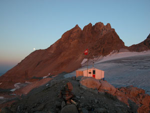
#> input picture Exercise Session 3/images/mountain.png, 150 x 113 px
$ jupyter execute edge_detection_delineation.ipynb   (shell and % lines are left out)   (older library calls are emulated)
#> lines starting #> are read from the running program, lines starting #| are printed output that depends on the picture; after the words box and inside, x2 and y2 are one past the last pixel; in counts of white or black regions, pixels touching at a corner belong together
# Exercise Session 3: Edge Detection and Delineation

## Introduction

In Google earth we can visualize 3D reconstructions of mountain
chains. An important feature to identify a mountain chain is its ridge (or edge) in the
image. Human vision is very good at detecting such structures but doing it automatically
using computer vision algorithms is not trivial. Here we will try to delineate the ridge of
a mountain as given in Fig. 1 using Dijkstra’s algorithm. Use 'mountain.png' inside folder images as input.

<figure>


    <figcaption>Figure 1: (a) Input image. Start and end positions of the ridge are displayed on
the image. Pixel values for these positions are provided in the code. (b) Detected
ridge. Ridge is detected between the start and end points using Dijkstra’s algorithm
and overlayed on the image.</figcaption>
</figure>

[cell 1]

import numpy as np
import matplotlib.pyplot as plt
import cv2

plt.rcParams['figure.figsize'] = (15, 15)
plt.rcParams['image.cmap'] = 'gray'

## Computing gradients

We will first detect the edges in the image by simply computing the gradient image.
This will then be used in the next exercise session for ridge delineation.
* First read 'mountain.png' image and convert it to grayscale.
* Smooth the images using a Gaussian
filter of size $7 \times 7$. Choose suitable $\sigma$. What is the trade-off of using bigger $\sigma$?
* Compute the gradients in x- and y-directions using Sobel mask.
* Compute a gradient-magnitude image.
* Threshold gradient image to find the most pronounced edges and store as ```th_grad_img```. Output should look like the figure below. To obtain the below image, you need to replace the pronounced edge pixels with their magnitude in the thresholded image. The colormap used for visualization is 'jet' (```plt.imshow(th_grad_img,cmap='jet')```)

[cell 2]
# Load image
mountain = cv2.imread('images/mountain.png', 0)
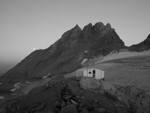
#> mountain: shape (113, 150); min 1, max 224, mean 98.9

# Filter image
blurred_mountain = cv2.GaussianBlur(mountain, ksize=(7,7), sigmaX=1)
blurred_mountain = np.float32(blurred_mountain)

# Gradients using Sobel
sobel_x = cv2.Sobel(blurred_mountain,cv2.CV_64F,1,0,ksize=3)
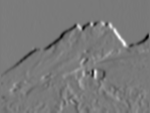
#> sobel_x: shape (113, 150) float64; min -292, max 317, mean -1; drawn with min black and max white
sobel_y = cv2.Sobel(blurred_mountain,cv2.CV_64F,0,1,ksize=3)
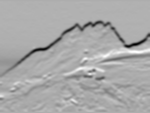
#> sobel_y: shape (113, 150) float64; min -365, max 172, mean -8.5; drawn with min black and max white

# Gradient magnitude
magnitude = np.sqrt(np.power(sobel_x, 2) + np.power(sobel_y, 2))
plt.figure(1)
plt.imshow(magnitude, cmap='jet')

mountain_grad = magnitude > 150
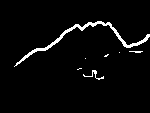
#> mountain_grad: shape (113, 150) bool; 3.5% white in thin lines or dots, all inside (x1, y1, x2, y2) = (14, 21, 150, 80)
threshold_mountain = mountain_grad * magnitude
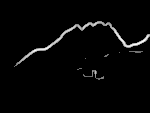
#> threshold_mountain: shape (113, 150) float64; min 0, max 368.8, mean 8.4; drawn with min black and max white
plt.figure(2)
plt.imshow(threshold_mountain, cmap='jet')

## Delineating ridges

Given the thresholded gradient image computed in the previous exercise, we will now
delineate the ridge of a mountain using Dijkstra’s shortest path algorithm. Roughly
speaking, starting from an initial node, this algorithm looks around the neighboring
pixels and chooses the pixel with the shortest distance to the current pixel as the next
element of the path. Particularly, in this example, we will find the shortest paths from a
starting pixel to all the other pixels in the image. </br>
The distance of a pixel to a neighboring one can be defined by a cost value for the edge
connecting these two pixels. For this particular problem, we will define the cost of the
edge to pixel (i, j) from any of its 4-neighbors as ```cost(i,j) = C - thresholdedGrad(i, j)```,
where C is a constant and thresholdedGrad(i,j) is the value of the thresholded
gradient image at pixel (i, j). With such definition of cost, the algorithm will assign
low cost values to high gradient regions, which are typically the regions in the image
that belong to the ridges of the mountain, and therefore will choose pixels belonging
to mountain ridges as the next element in the shortest path. In the end, this would
effectively delineate the ridge of the mountain.
In particular, the steps of the algorithm can be summarized as follows:
1. Assign to every pixel a distance value: zero for the initial pixel and infinity for all
other pixels.
2. Set the initial pixel as current and mark it visited. All the other pixels are initially
unvisited. Create a set of all the visited pixels called the visited set (e.g., a binary
matrix of 1’s for visited pixels and 0’s for unvisited pixels).
3. For the current pixel, consider all of its unvisited neighbors and calculate their
distances. Use the edge cost defined above to measure the distance between a
pixel and its neighboring one. Compare the newly calculated tentative distance to
the current assigned value and assign the smaller one. For example, if the current
pixel is marked with a distance of 15, and the edge connecting it with a neighbor has value 2, then the distance between them will be 15 + 2 = 17. If the neighbor
was previously marked with a distance greater than 17 then change it to 17 and
update the previous pixel position. Otherwise, keep the current value.
4. When we are done considering all of the neighbors of the current pixel, mark the
current node as visited. A visited pixel will never be checked again.
5. Select the unvisited pixel that is marked with the smallest distance, set it as the
new "current pixel", and go back to step 3.
The algorithm will terminate when all the pixels in the image are visited.

### Computing the shortest path

* Fill in the function
dijkstra to implement the above algorithm. The input to the function should be
respectively, the thresholded gradient image, the constant C, and starting position of
the ridge. The algorithm should return a distance matrix that encodes the shortest
path from the starting point to each pixel in the image and a matrix that stores for
each pixel the position of the previous pixel that lies on the shortest path to the
starting point.

[cell 3]
def dijkstra(thresholded_grad, C, ridge_start_row, ridge_start_col):

    rows = thresholded_grad.shape[0]
    cols = thresholded_grad.shape[1]
    edge_costs = C - thresholded_grad

    # 1. Initialize every pixel's distance value
    distance_matrix = np.full((rows, cols), np.inf)
    distance_matrix[ridge_start_row, ridge_start_col] = 0

    # 2. Keep track of visited-so-far and previous pixel
    visited = np.zeros((rows,cols))
    previous = np.zeros((rows, cols, 2))

    while (np.any(visited == 0)):

        # looking for the unvisited pixel with shortest
        #      distance (set distance for visited pixels to infinity)
        curr_distance = distance_matrix.copy()
        curr_distance[visited == 1] = np.inf
        running_min_distance = np.min(curr_distance)

        # find index of the minimum distance in the distance matrix and unravel the coordinates
        cur_position = np.argmin(curr_distance, axis=None)
        cur_row, cur_col = np.unravel_index(cur_position, curr_distance.shape)
        visited[cur_row, cur_col] = 1

        # update left neighboring pixel
        if (cur_row > 0 and (visited[cur_row - 1, cur_col] == 0)
            and (distance_matrix[cur_row - 1, cur_col] > running_min_distance + edge_costs[cur_row - 1, cur_col])):
            previous[cur_row - 1, cur_col, 0] = cur_row
            previous[cur_row - 1, cur_col, 1] = cur_col
            distance_matrix[cur_row - 1, cur_col] = running_min_distance + edge_costs[cur_row - 1, cur_col]

        # update right neighboring pixel
        if (cur_row < rows - 1 and (visited[cur_row + 1, cur_col] == 0)
            and (distance_matrix[cur_row + 1, cur_col] > running_min_distance + edge_costs[cur_row + 1, cur_col])):
            previous[cur_row + 1, cur_col, 0] = cur_row
            previous[cur_row + 1, cur_col, 1] = cur_col
            distance_matrix[cur_row + 1, cur_col] = running_min_distance + edge_costs[cur_row + 1, cur_col]

        # update top neighboring pixel
        if (cur_col > 0 and (visited[cur_row, cur_col - 1] == 0)
            and (distance_matrix[cur_row, cur_col - 1] > running_min_distance + edge_costs[cur_row, cur_col - 1])):
            previous[cur_row, cur_col - 1, 0] = cur_row
            previous[cur_row, cur_col - 1, 1] = cur_col
            distance_matrix[cur_row, cur_col - 1] = running_min_distance + edge_costs[cur_row, cur_col - 1]

        # update bottom neighboring pixel
        if (cur_col < cols - 1 and (visited[cur_row, cur_col + 1] == 0)
            and (distance_matrix[cur_row, cur_col + 1] > running_min_distance + edge_costs[cur_row, cur_col + 1])):
            previous[cur_row, cur_col + 1, 0] = cur_row
            previous[cur_row, cur_col + 1, 1] = cur_col
            distance_matrix[cur_row, cur_col + 1] = running_min_distance + edge_costs[cur_row, cur_col + 1]

    return distance_matrix, previous

* Run Dijkstra’s shortest path algorithm on the thresholded gradient image that you computed in the previous question and visualize the distance matrix.

[cell 4]
ridge_start_row = 67;
ridge_start_col = 15;
C = np.max(threshold_mountain)
#> C = 368.8

[cell 5]
dist_matrix, prev_pxl = dijkstra(threshold_mountain, C, ridge_start_row, ridge_start_col)
#> in dijkstra, `edge_costs = C - thresholded_grad`:
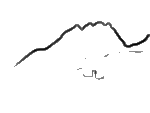
#> edge_costs: shape (113, 150) float64; min 0, max 368.8, mean 360.4; drawn with min black and max white
#> the loop in dijkstra, `while (np.any(visited == 0)):` made 16950 passes
#> (running_min_distance, cur_position, cur_row, cur_col) on passes 2 to 4: (368.8, 9915, 66, 15), (368.8, 10064, 67, 14), (368.8, 10066, 67, 16)
#> after the loop in dijkstra, `while (np.any(visited == 0)):`: curr_distance: shape (113, 150) float64; 99.99% of the values are NaN or infinite; the others: min 44505.6, max 44505.6, mean 44505.6
#> after the loop in dijkstra, `while (np.any(visited == 0)):`:
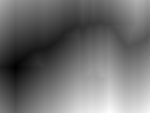
#> distance_matrix: shape (113, 150) float64; min 0, max 44505.6, mean 19310.9; drawn with min black and max white
#> after the loop in dijkstra, `while (np.any(visited == 0)):`: visited: shape (113, 150) float64; every value is 1
fig, ax = plt.subplots()
img1 = ax.imshow(dist_matrix, cmap='jet')
fig.colorbar(img1, ax=ax)
ax.set_aspect('auto')
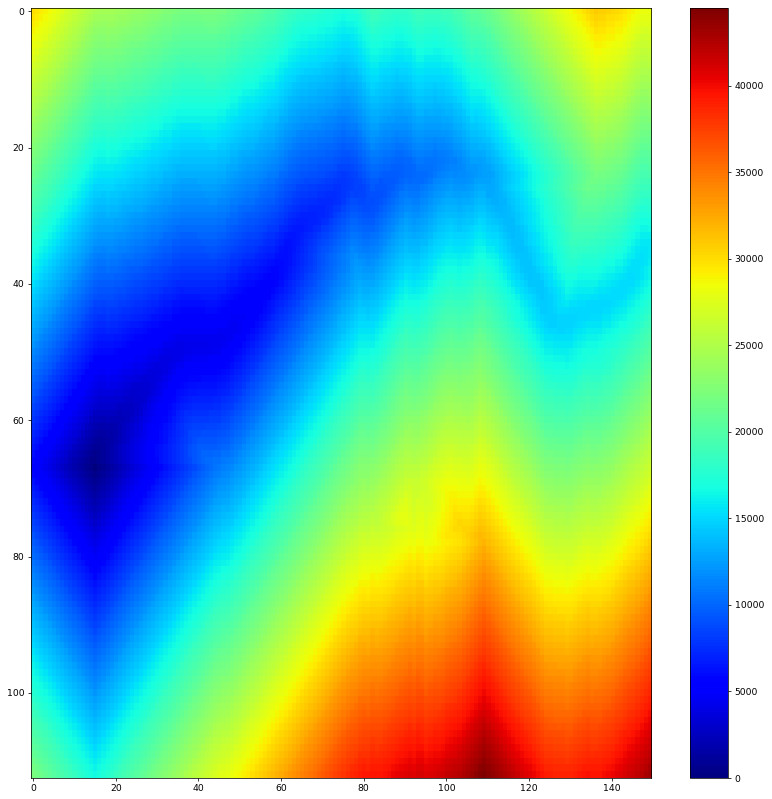
#> figure drawn by matplotlib, 2 panels

### Ridge Delineation

* Now use the matrix that stores previous pixel positions in the shortest paths to the starting point to reconstruct the path form the end point back to the starting point.

[cell 6]
def findRidge(ridge_start_row,ridge_start_col, ridge_end_row, ridge_end_col,parents):
    # Start from the end coordinates of the ridge
    ridge = []
    curr = [ridge_end_row, ridge_end_col]
    ridge.append(curr)

    # Backtract along the ridge until reach the beginning coordinates of the ridge
    while((curr[0] != ridge_start_row) and (curr[1] != ridge_start_col)):
        prev_row = parents[curr[0], curr[1], 0]
        prev_col = parents[curr[0], curr[1], 1]
        curr = [prev_row, prev_col]
        ridge.append(curr)

    return ridge

* Visualize the recovered path by overlaying it on the image

[cell 7]
ridge_end_row = 35
ridge_end_col = 149
extracted_ridge=findRidge(ridge_start_row,ridge_start_col,ridge_end_row,ridge_end_col,prev_pxl.astype("int"))
#> the loop in findRidge, `while((curr[0] != ridge_start_row) and (curr[1] != ridge_start_col)):` made 214 passes
#> (prev_row, prev_col) on passes 1 to 3: (35, 148), (35, 147), (36, 147)
#> after the loop in findRidge, `while((curr[0] != ridge_start_row) and (curr[1] != ridge_start_col)):`: ridge = 215 pairs, first value 22 to 65, second value 15 to 149
#> extracted_ridge has the same summary as ridge in findRidge

plt.imshow(mountain)
plt.scatter([i[1] for i in extracted_ridge], [i[0] for i in extracted_ridge])

### Evaluating the edge cost

* Try different values of $C$ in Dijkstra algorithm. Visualize the distance matrix and the detected ridge for given $C$ values. How does the distance and the final detected ridge change? Do you understand why?

[cell 8]
constants = [np.max(threshold_mountain), 1.5*np.max(threshold_mountain), 2*np.max(threshold_mountain)]
#> constants = [368.8, 553.1, 737.5]

for C in constants:
    dist_matrix, prev_pxl = dijkstra(threshold_mountain, C, ridge_start_row, ridge_start_col)
    extracted_ridge=findRidge(ridge_start_row,ridge_start_col,ridge_end_row,ridge_end_col,prev_pxl.astype("int"))
    plt.show()
    plt.imshow(mountain)
    plt.scatter([i[1] for i in extracted_ridge], [i[0] for i in extracted_ridge])
    plt.title("C = " + str(C))
#> this loop made 3 passes
#> C on passes 1 to 3: 368.8, 553.1, 737.5
#> pass 2, `dist_matrix, prev_pxl = dijkstra(threshold_mountain, C, ridge_start_ro..`:
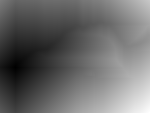
#> dist_matrix: shape (113, 150) float64; min 0, max 93580.1, mean 39097.1; drawn with min black and max white
#> pass 2, `plt.show()`:
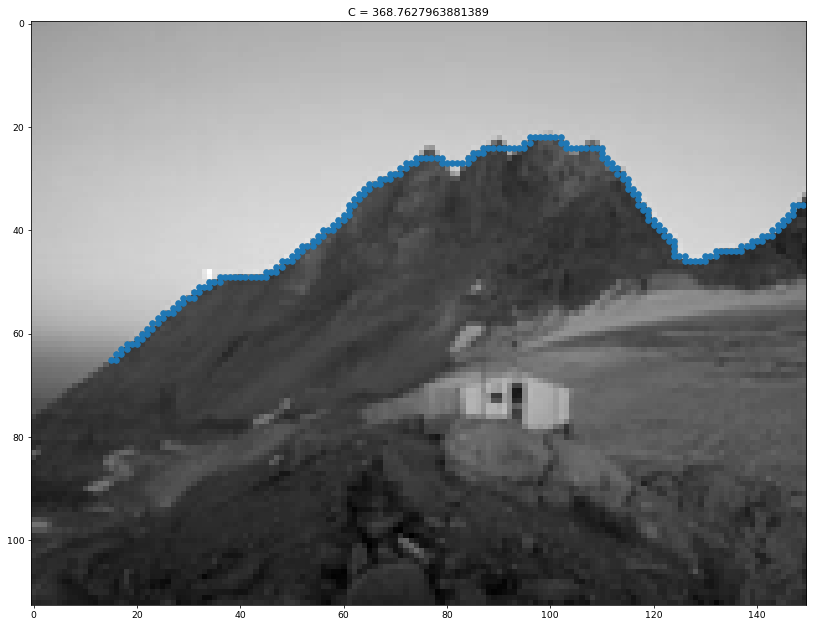
#> figure drawn by matplotlib, 1 panel
